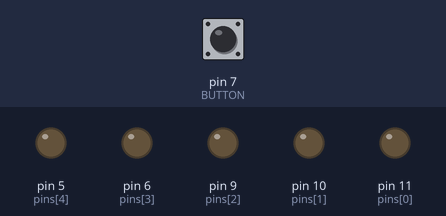
Recording of a sketch running on a simulated Arduino Uno, built with avr-gcc and run on an emulated ATmega328P. Shown: output pins drawn as LEDs (lit = HIGH). The inputs (shaded band) are chosen by the test bench; at power-on: pin 7 (BUTTON) LOW.

Above: at 1.2 s.
1.3 s: pin 7 (BUTTON) pulled HIGH for 0.15 s
At 2.8 s:
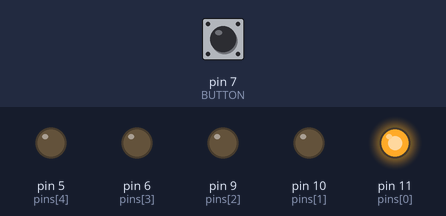
At 4.23 s:
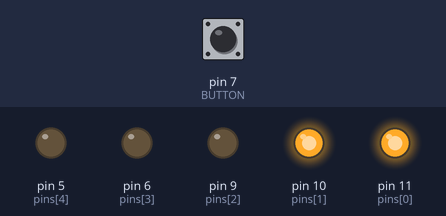
4.3 s: pin 7 (BUTTON) pulled HIGH for 1 s
At 6.4 s:
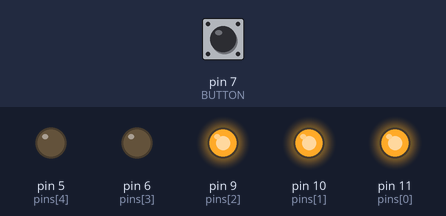
Timing chart, 0 to 23.0 s (numbered marks = the images above; inputs shaded):
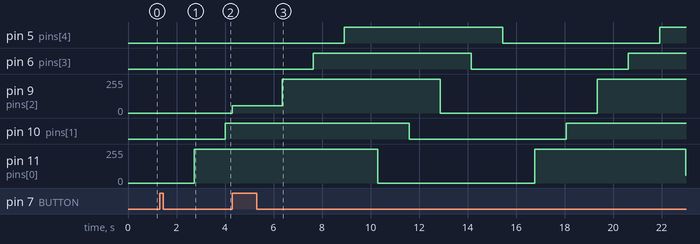

Measured:
- after the input at 1.3 s, pin 9 (pins[2]): 0/255 → 56/255 after 3.0 s; pin 10 (pins[1]): LOW → HIGH after 2.7 s; pin 11 (pins[0]): 0/255 → 255/255 after 1.4 s
- after the input at 4.3 s, pin 5 (pins[4]): LOW → HIGH after 4.6 s instead of 3.6 s; pin 6 (pins[3]): LOW → HIGH after 3.3 s instead of 2.3 s; pin 9 (pins[2]): 56/255 → 255/255 after 2.0 s instead of 1.0 s; pin 10 (pins[1]): stays HIGH (without the input it goes to HIGH after 6.1 s); pin 11 (pins[0]): 255/255 → 0/255 after 6.0 s instead of 5.0 s

The sketch:

LED_on_off_breathing_bar.ino
```cpp
/*
 LED breathing bar project.
 5-LED bar, each LED is gradually switched on untill all LEDs are lit.
 Then each LED is gradually switched off.
 The whole process is toggled by a button press
*/

#define BUTTON 7
#define UP 1
#define DOWN 0

int d = 5;
int pins[5] = {
  11, 10, 9, 6, 5};
int onOff = 0;
boolean buttonState = 0;
int i = 0, j = 0, a = 0, b = 255;
int phase = UP;

void setup()
{
  pinMode(BUTTON, INPUT);
  for (int i = 0; i < 5; i++)
  {
    pinMode(pins[i], OUTPUT);
  }
}

void loop() {
  if(digitalRead(BUTTON) == HIGH)
  {
    while(digitalRead(BUTTON) == HIGH)
      ;
    buttonState = ~buttonState;
  }
  if (buttonState)
  {
    if(phase == UP)
    {
      for (; i < 5; i++)
      {
        for (; a < 256 ; a++ )
        {
          analogWrite(pins[i], a);
          delay(d);
          if(digitalRead(BUTTON) == HIGH)
          {
            while(digitalRead(BUTTON) == HIGH)
              ;
            buttonState = ~buttonState;
            goto skip;
          }
        }
        if(a >= 256)
          a = 0;
      }
      if(i >= 5)
        i = 0;
      phase = DOWN;
      delay(10*d);
    }
    else
    {
      for (; j < 5; j++)
      {
        for (; b >= 0 ; b-- )
        {
          analogWrite(pins[j], b);
          delay(d);
          if(digitalRead(BUTTON) == HIGH)
          {
            while(digitalRead(BUTTON) == HIGH)
              ;
            buttonState = ~buttonState;
            goto skip;
          }
        }
        if(b < 0)
          b = 255;
      }
      if(j >= 5)
        j = 0;
      phase = UP;
    }
  }
skip:
  delay(10*d);
}
```
